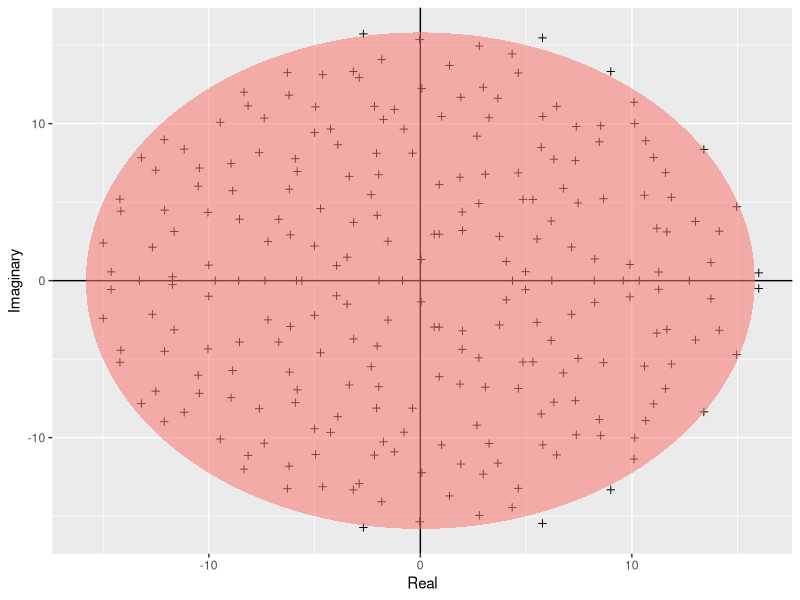

Reproduce this figure in R.

# Author: Ben Nouhan, bjn20@ucl.ac.uk
#
# Script: Girko.R
#
# Desc: Script to produce ggplot of a simulation of Girko's Law
#
# Arguments:
# -
#
# Output:
# Girko.pdf - ggplot of a simulation of Girko's Law
#
# Date: 5 Nov 2020

require(ggplot2)


build_ellipse <- function(hradius, vradius){ # function that returns an ellipse
  npoints = 250
  a <- seq(0, 2 * pi, length = npoints + 1)
  x <- hradius * cos(a)
  y <- vradius * sin(a)  
  return(data.frame(x = x, y = y))
}


N <- 250 # Assign size of the matrix

M <- matrix(rnorm(N * N), N, N) # Build the matrix

eigvals <- eigen(M)$values # Find the eigenvalues

eigDF <- data.frame("Real" = Re(eigvals), "Imaginary" = Im(eigvals)) # Build a dataframe

my_radius <- sqrt(N) # The radius of the circle is sqrt(N)

ellDF <- build_ellipse(my_radius, my_radius) # Dataframe to plot the ellipse

names(ellDF) <- c("Real", "Imaginary") # rename the columns


# plot the eigenvalues
p <- ggplot(eigDF, aes(x = Real, y = Imaginary))
p <- p +
  geom_point(shape = I(3)) +
  theme(legend.position = "none")

# now add the vertical and horizontal line
p <- p + geom_hline(aes(yintercept = 0))
p <- p + geom_vline(aes(xintercept = 0))

# finally, add the ellipse
p <- p + geom_polygon(data = ellDF, aes(x = Real, y = Imaginary, alpha = 1/20, fill = "red"))

pdf("../results/Girko.pdf")
print(p)
dev.off();